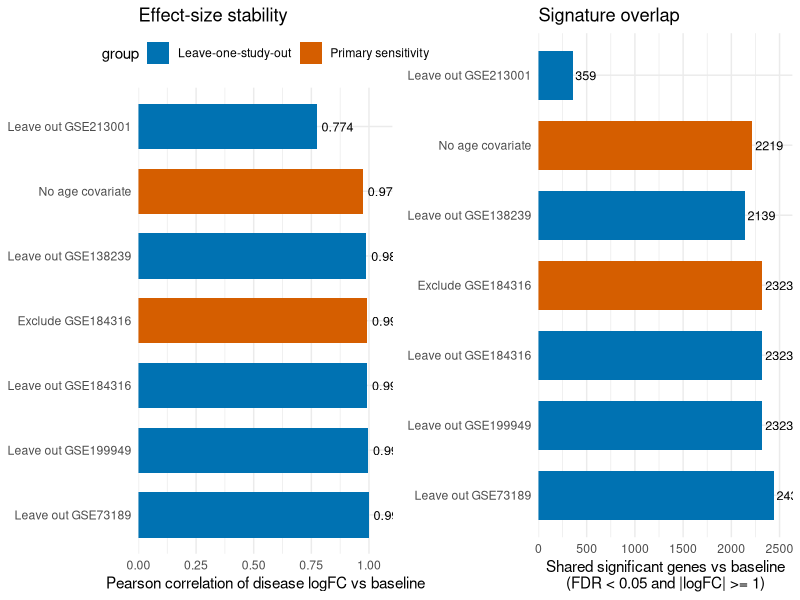

Write the R code that produced this figure.
#!/usr/bin/env Rscript

suppressPackageStartupMessages({
  library(ggplot2)
  library(grid)
})

args <- commandArgs(trailingOnly = FALSE)
file_arg <- "--file="
script_path <- sub(file_arg, "", args[grep(file_arg, args)])
script_dir <- if (length(script_path) == 0) getwd() else dirname(normalizePath(script_path[1]))
setwd(script_dir)

sens <- read.csv("ipf_sensitivity_results/tables/sensitivity_vs_baseline.csv", stringsAsFactors = FALSE)
summ <- read.csv("ipf_sensitivity_results/tables/sensitivity_summary.csv", stringsAsFactors = FALSE)

palette_publication <- c("Primary sensitivity" = "#D55E00", "Leave-one-study-out" = "#0072B2")

if ("contrast" %in% names(sens)) {
  sens <- sens[sens$contrast == "disease_average", , drop = FALSE]
}

plot_df <- merge(sens, summ[, c("analysis", "samples")], by = "analysis", all.x = TRUE)
plot_df$analysis_label <- plot_df$analysis
plot_df$analysis_label[plot_df$analysis_label == "exclude_GSE184316"] <- "Exclude GSE184316"
plot_df$analysis_label[plot_df$analysis_label == "no_age"] <- "No age covariate"
plot_df$analysis_label[plot_df$analysis_label == "leave_out_GSE138239"] <- "Leave out GSE138239"
plot_df$analysis_label[plot_df$analysis_label == "leave_out_GSE184316"] <- "Leave out GSE184316"
plot_df$analysis_label[plot_df$analysis_label == "leave_out_GSE199949"] <- "Leave out GSE199949"
plot_df$analysis_label[plot_df$analysis_label == "leave_out_GSE213001"] <- "Leave out GSE213001"
plot_df$analysis_label[plot_df$analysis_label == "leave_out_GSE73189"] <- "Leave out GSE73189"

plot_df$group <- ifelse(grepl("^leave_out_", plot_df$analysis), "Leave-one-study-out", "Primary sensitivity")
plot_df$analysis_label <- factor(plot_df$analysis_label, levels = rev(plot_df$analysis_label[order(plot_df$pearson_logFC)]))

p1 <- ggplot(plot_df, aes(x = pearson_logFC, y = analysis_label, fill = group)) +
  geom_col(width = 0.7) +
  geom_text(aes(label = sprintf("%.3f", pearson_logFC)), hjust = -0.15, size = 3.2) +
  scale_x_continuous(limits = c(0, 1.08), expand = expansion(mult = c(0, 0.02))) +
  scale_fill_manual(values = palette_publication) +
  labs(x = "Pearson correlation of disease logFC vs baseline", y = NULL, title = "Effect-size stability") +
  theme_minimal(base_size = 11) +
  theme(legend.position = "top")

p2 <- ggplot(plot_df, aes(x = shared_sig, y = analysis_label, fill = group)) +
  geom_col(width = 0.7) +
  geom_text(aes(label = shared_sig), hjust = -0.1, size = 3.2) +
  scale_x_continuous(expand = expansion(mult = c(0, 0.08))) +
  scale_fill_manual(values = palette_publication) +
  labs(x = "Shared significant genes vs baseline\n(FDR < 0.05 and |logFC| >= 1)", y = NULL, title = "Signature overlap") +
  theme_minimal(base_size = 11) +
  theme(legend.position = "none")

pdf("ipf_sensitivity_results/figures_sensitivity_summary.pdf", width = 12, height = 6.5, useDingbats = FALSE)
grid.newpage()
pushViewport(viewport(layout = grid.layout(1, 2)))
print(p1, vp = viewport(layout.pos.row = 1, layout.pos.col = 1))
print(p2, vp = viewport(layout.pos.row = 1, layout.pos.col = 2))
invisible(dev.off())

write.csv(plot_df, "ipf_sensitivity_results/tables/sensitivity_plot_data.csv", row.names = FALSE)
